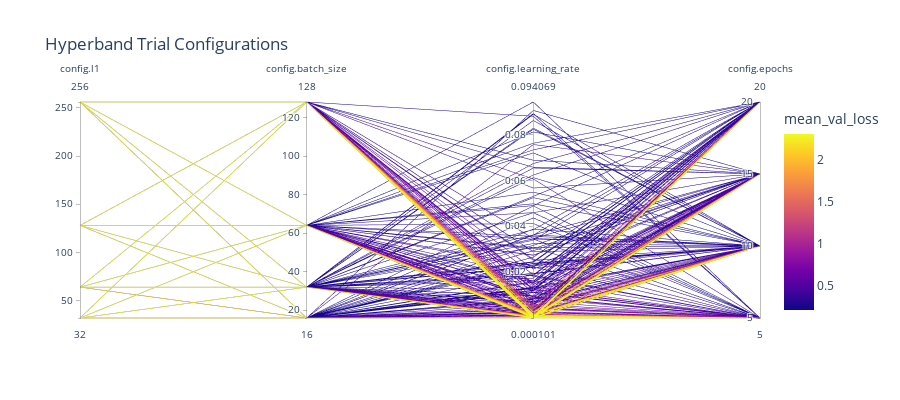

The notebook cell saved with this chart:
### Markdown cell above
- **Hyperband** is biased due to early termination of unpromising trials. Trials starting out with high loss cannot reach their full potential as they are not trained for all the epochs.

### Code cell
fig = px.parallel_coordinates(df_flat_e6_log, color="mean_val_loss",
                              title='Hyperband Trial Configurations',
                              dimensions=['config.l1', 'config.batch_size', 'config.learning_rate',
                                          'config.epochs'], width=900, height=400)
fig.show()

### Figure 1 — Plotly figure (JSON) as saved in the notebook; plotly's stock layout.template omitted (floating-point values rounded to 4 significant figures; data arrays with more than 128 entries replaced by an {"elided": "..."} marker saying what was removed)
{"data": [{"dimensions": [{"label": "config.l1", "values": {"elided": "311 int values"}}, {"label": "config.batch_size", "values": {"elided": "311 int values"}}, {"label": "config.learning_rate", "values": {"elided": "311 float values"}}, {"label": "config.epochs", "values": {"elided": "311 int values"}}], "domain": {"x": [0, 1], "y": [0, 1]}, "line": {"color": {"elided": "311 float values"}, "coloraxis": "coloraxis"}, "name": "", "type": "parcoords"}], "layout": {"coloraxis": {"colorbar": {"title": {"text": "mean_val_loss"}}, "colorscale": [[0, "#0d0887"], [0.1111, "#46039f"], [0.2222, "#7201a8"], [0.3333, "#9c179e"], [0.4444, "#bd3786"], [0.5556, "#d8576b"], [0.6667, "#ed7953"], [0.7778, "#fb9f3a"], [0.8889, "#fdca26"], [1, "#f0f921"]]}, "height": 400, "legend": {"tracegroupgap": 0}, "title": {"text": "Hyperband Trial Configurations"}, "width": 900}}
